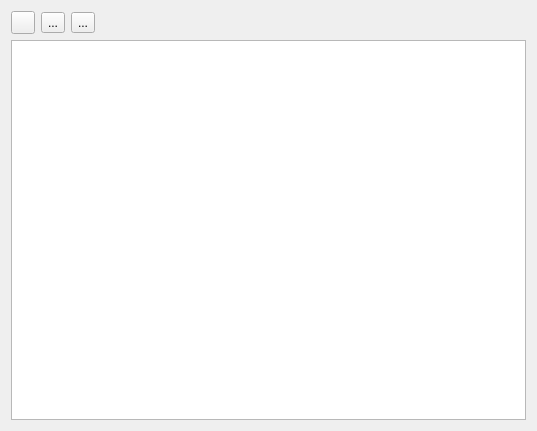
<ui version="4.0" >
 <class>Form</class>
 <widget class="QWidget" name="Form" >
  <property name="geometry" >
   <rect>
    <x>0</x>
    <y>0</y>
    <width>537</width>
    <height>431</height>
   </rect>
  </property>
  <property name="windowTitle" >
   <string>Form</string>
  </property>
  <layout class="QVBoxLayout" >
   <item>
    <layout class="QHBoxLayout" >
     <item>
      <widget class="QToolButton" name="new" >
       <property name="toolTip" >
        <string>New Translation</string>
       </property>
       <property name="text" >
        <string/>
       </property>
       <property name="icon" >
        <iconset resource="../../resources/icons.qrc" >:/icons/icons/filenew.svg</iconset>
       </property>
      </widget>
     </item>
     <item>
      <widget class="QToolButton" name="rename" >
       <property name="toolTip" >
        <string>Rename Translation</string>
       </property>
       <property name="text" >
        <string>...</string>
       </property>
       <property name="icon" >
        <iconset resource="../../resources/icons.qrc" >:/icons/icons/edit.svg</iconset>
       </property>
      </widget>
     </item>
     <item>
      <widget class="QToolButton" name="delete" >
       <property name="toolTip" >
        <string>Delete Translation</string>
       </property>
       <property name="text" >
        <string>...</string>
       </property>
       <property name="icon" >
        <iconset resource="../../resources/icons.qrc" >:/icons/icons/delete.svg</iconset>
       </property>
      </widget>
     </item>
     <item>
      <spacer>
       <property name="orientation" >
        <enum>Qt::Horizontal</enum>
       </property>
       <property name="sizeHint" >
        <size>
         <width>40</width>
         <height>20</height>
        </size>
       </property>
      </spacer>
     </item>
    </layout>
   </item>
   <item>
    <widget class="QListWidget" name="list" />
   </item>
  </layout>
 </widget>
 <resources>
  <include location="../../resources/icons.qrc" />
 </resources>
 <connections/>
</ui>
